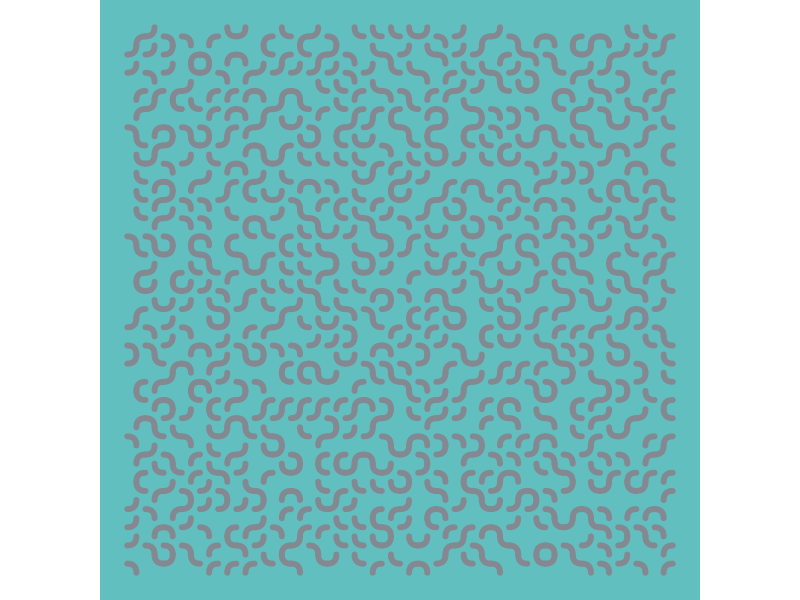
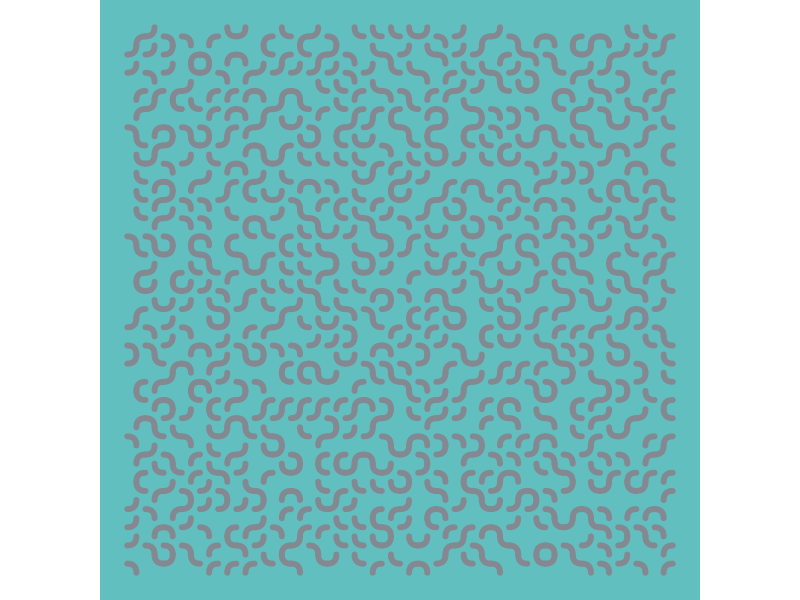

Recreate these plots in R, in order.
## ---- chunk 1
knitr::opts_chunk$set(echo = TRUE)
## ---- chunk 2
library(tidyr)
library(dplyr)
library(ggforce)
## ---- chunk 3
curves <- tribble(
  ~n, ~name, ~x, ~y,
  1, "lu", c(0, 0.5, 0.5), c(0.5, 0.5, 1),
  2, "rd", c(0.5, 0.5, 1), c(0, 0.5, 0.5),
  3, "ld", c(0, 0.5, 0.5), c(0.5, 0.5, 0),
  4, "ru", c(0.5, 0.5, 1), c(1, 0.5, 0.5)
  )

t = 900

tiles <- data.frame(col = rep(1:sqrt(t), sqrt(t)),
                    row = rep(1:sqrt(t), 
                              each = sqrt(t)),
                    n = sample(c(1, 2, 3, 4), 
                               replace = TRUE, 
                               size = t)) %>% 
  left_join(curves) %>% 
  unnest(c(x, y))

ggplot(tiles) +
  geom_bspline(aes(col + x, row + y,
                   group = interaction(col, row)), 
               size = 2, 
               n = 15, 
               color = "#838891", 
               lineend = "round") +
  coord_fixed() +
  theme_void() +
  theme(
    plot.background = element_rect(fill = "#62bfbf",
                                   color = NA)
  ) 

  ggsave(here::here("2020",  "TruchetCurve.png"), dpi = 320, height = 8, width = 8)
